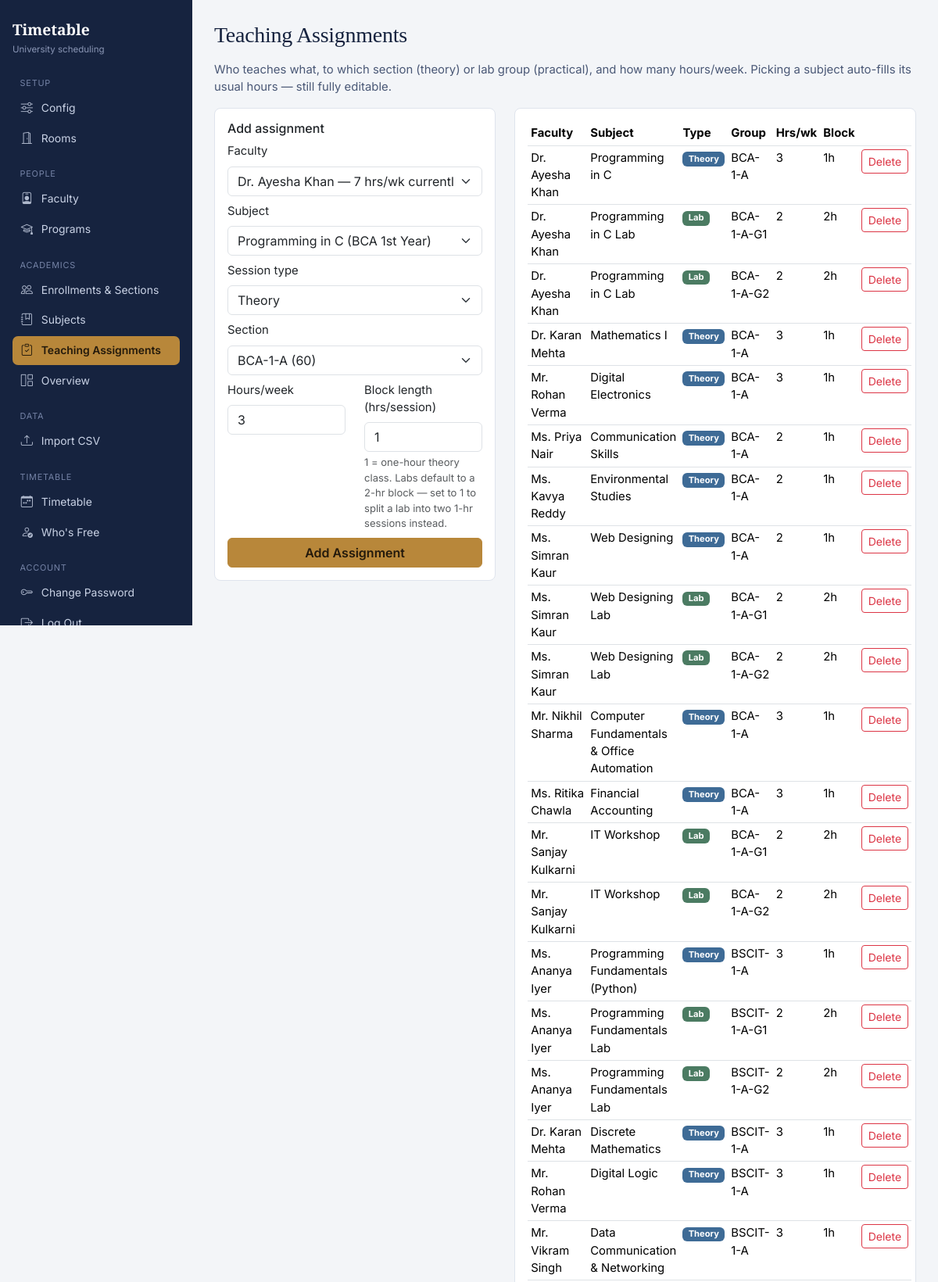
The page /assignments (signed in, upper part) on the database its author committed.
### models.py (models this page shows, shortened)
class TeachingAssignment(db.Model):
    id = db.Column(db.Integer, primary_key=True)
    faculty_id = db.Column(db.Integer, db.ForeignKey("faculty.id"), nullable=False)
    subject_id = db.Column(db.Integer, db.ForeignKey("subject.id"), nullable=False)
    session_type = db.Column(db.String(20), nullable=False)  # 'theory' or 'practical'
    section_id = db.Column(db.Integer, db.ForeignKey("section.id"), nullable=True)      # used for theory
    lab_group_id = db.Column(db.Integer, db.ForeignKey("lab_group.id"), nullable=True)  # used for practical
    periods_per_week = db.Column(db.Integer, nullable=False)   # total contact periods/week
    block_length = db.Column(db.Integer, nullable=False)       # periods per single session block (e.g. 1 for theory, 2 for a lab block)
    faculty = db.relationship("Faculty")
    subject = db.relationship("Subject")
    section = db.relationship("Section")
    lab_group = db.relationship("LabGroup")
    def group_label(self):
        if self.session_type == "practical" and self.lab_group:
            return self.lab_group.name
        if self.section:
            return self.section.name
        return "?"

class Faculty(db.Model):
    id = db.Column(db.Integer, primary_key=True)
    name = db.Column(db.String(120), nullable=False)
    department = db.Column(db.String(120))
    faculty_type = db.Column(db.String(20), default="regular")  # regular / inter-department / visiting
    weekly_max_hours = db.Column(db.Integer, default=24)
    unavailable_slots = db.Column(db.Text, default="")

class Subject(db.Model):
    id = db.Column(db.Integer, primary_key=True)
    code = db.Column(db.String(40))
    name = db.Column(db.String(200), nullable=False)
    enrollment_id = db.Column(db.Integer, db.ForeignKey("enrollment.id"), nullable=False)
    credits = db.Column(db.Integer, default=3)
    theory_hours_per_week = db.Column(db.Integer, nullable=True)      # default suggestion for new assignments
    practical_hours_per_week = db.Column(db.Integer, nullable=True)   # default suggestion for new assignments
    practical_block_length = db.Column(db.Integer, default=2)         # labs default to a 2-hour block
    enrollment = db.relationship("Enrollment")

class Section(db.Model):
    id = db.Column(db.Integer, primary_key=True)
    enrollment_id = db.Column(db.Integer, db.ForeignKey("enrollment.id"), nullable=False)
    name = db.Column(db.String(80), nullable=False)  # e.g. "BCA-1-A"
    student_count = db.Column(db.Integer, nullable=False)
    enrollment = db.relationship("Enrollment")

class LabGroup(db.Model):
    id = db.Column(db.Integer, primary_key=True)
    section_id = db.Column(db.Integer, db.ForeignKey("section.id"), nullable=False)
    name = db.Column(db.String(80), nullable=False)  # e.g. "BCA-1-A-G1"
    student_count = db.Column(db.Integer, nullable=False)
    section = db.relationship("Section")

### app.py (the view, shortened to what this page needs)
@app.route("/assignments", methods=["GET", "POST"])
def assignments_page():
    assignments = TeachingAssignment.query.all()
    faculty = Faculty.query.order_by(Faculty.name).all()
    subjects = Subject.query.all()
    sections = Section.query.all()
    lab_groups = LabGroup.query.all()
    load_rows = db.session.query(TeachingAssignment.faculty_id,
                                  func.coalesce(func.sum(TeachingAssignment.periods_per_week), 0)) \
        .group_by(TeachingAssignment.faculty_id).all()
    faculty_load = {fid: total for fid, total in load_rows}
    subjects_json = {
        s.id: {
            "theory": s.theory_hours_per_week, "practical": s.practical_hours_per_week,
            "block": s.practical_block_length or 2,
        } for s in subjects
    }
    return render_template("assignments.html", assignments=assignments, faculty=faculty,
                            subjects=subjects, sections=sections, lab_groups=lab_groups,
                            faculty_load=faculty_load, subjects_json=subjects_json)

### app.py (called while the page is built)
@login_manager.user_loader
def load_user(user_id):
    return AdminUser.query.get(int(user_id))

@app.before_request
def require_login():
    allowed = {"login", "static"}
    if request.endpoint not in allowed and not current_user.is_authenticated:
        return login_manager.unauthorized()

### models.py (called while the page is built)
    @property
    def is_authenticated(self):
        return True

### templates/assignments.html (shortened to what this page needs)
{% extends "base.html" %}
{% block content %}
<h3 class="mb-3">Teaching Assignments</h3>
<p class="text-muted">Who teaches what, to which section (theory) or lab group (practical), and how many hours/week. Picking a subject auto-fills its usual hours — still fully editable.</p>
<div class="row">
  <div class="col-md-5">
    <div class="card p-3">
      <h6>Add assignment</h6>
      <form method="post" id="assignForm">
        <div class="mb-2">
          <label class="form-label">Faculty</label>
          <select class="form-select" name="faculty_id" required>
            {% for f in faculty %}
              <option value="{{ f.id }}">{{ f.name }} — {{ faculty_load.get(f.id, 0) }} hrs/wk currently{% if f.weekly_max_hours %} (max {{ f.weekly_max_hours }}){% endif %}</option>
            {% endfor %}
          </select>
        </div>
        <div class="mb-2">
          <label class="form-label">Subject</label>
          <select class="form-select" name="subject_id" id="subject_id" required onchange="applyDefaults()">
            {% for s in subjects %}<option value="{{ s.id }}">{{ s.name }} ({{ s.enrollment.program.name }} {{ s.enrollment.year_label }})</option>{% endfor %}
          </select>
        </div>
        <div class="mb-2">
          <label class="form-label">Session type</label>
          <select class="form-select" name="session_type" id="session_type" required onchange="toggleGroup(); applyDefaults();">
            <option value="theory">Theory</option>
          </select>
        </div>
        <div class="mb-2" id="section_field">
          <label class="form-label">Section</label>
          <select class="form-select" name="section_id">
            {% for s in sections %}<option value="{{ s.id }}">{{ s.name }} ({{ s.student_count }})</option>{% endfor %}
          </select>
        </div>
        <div class="row">
          <div class="col mb-2">
            <label class="form-label">Hours/week</label>
            <input type="number" min="1" class="form-control" id="periods_per_week" name="periods_per_week" value="3" required>
          </div>
          <div class="col mb-2">
            <label class="form-label">Block length (hrs/session)</label>
            <input type="number" min="1" class="form-control" id="block_length" name="block_length" value="1" required>
            <div class="form-text">1 = one-hour theory class. Labs default to a 2-hr block — set to 1 to split a lab into two 1-hr sessions instead.</div>
          </div>
        </div>
        <button class="btn btn-primary w-100">Add Assignment</button>
      </form>
    </div>
  </div>
  <div class="col-md-7">
    <div class="card p-3">
      <table class="table table-sm table-hover">
        <thead><tr><th>Faculty</th><th>Subject</th><th>Type</th><th>Group</th><th>Hrs/wk</th><th>Block</th><th></th></tr></thead>
        <tbody>
        {% for a in assignments %}
          <tr>
            <td>{{ a.faculty.name }}</td>
            <td>{{ a.subject.name }}</td>
            <td>{% if a.session_type == 'theory' %}<span class="badge bg-primary">Theory</span>{% else %}<span class="badge bg-success">Lab</span>{% endif %}</td>
            <td>{{ a.group_label() }}</td>
            <td>{{ a.periods_per_week }}</td>
            <td>{{ a.block_length }}h</td>
            <td>
              <form method="post" action="{{ url_for('delete_assignment', aid=a.id) }}" onsubmit="return confirm('Delete this assignment?');">
                <button class="btn btn-sm btn-outline-danger">Delete</button>
              </form>
            </td>
          </tr>
        {% else %}
          <tr><td colspan="7" class="text-muted">No assignments yet.</td></tr>
        {% endfor %}
        </tbody>
      </table>
    </div>
  </div>
</div>
{% endblock %}

### templates/base.html (style rules this page uses)
:root { --ink: #16233F; --ink-soft: #4A5876; --paper: #F3F5F8; --panel: #FFFFFF; --line: #DFE4ED; --brass: #B8873A; --brass-dark: #96692A; --steel: #3E6B96; --steel-tint: #E7EEF5; --sage: #4B7B62; --sage-tint: #E7F1EC; --signal: #A6423A; --signal-tint: #F7E9E7; --free: #E7F1EC; --free-ink: #2E5B44; }
body { background: var(--paper); color: var(--ink); font-family: 'Inter', -apple-system, sans-serif; font-size: .93rem; }
h1, h2, h3, .font-display { font-family: 'Source Serif 4', Georgia, serif; color: var(--ink); letter-spacing: -0.01em; }
.card { border:1px solid var(--line); border-radius:8px; box-shadow:none; margin-bottom:1.25rem; }
.btn-primary { background: var(--brass); border-color: var(--brass); color:#241A0C; font-weight:600; }
.badge.bg-primary { background: var(--steel) !important; }
.badge.bg-success { background: var(--sage) !important; }
.text-muted { color: var(--ink-soft) !important; }

### rows shown on the page
TeachingAssignment: faculty.name "Dr. Ayesha Khan", subject.name "Programming in C", shows "Theory", group_label "BCA-1-A", periods_per_week "3", block_length "1"
TeachingAssignment: faculty.name "Dr. Ayesha Khan", subject.name "Programming in C Lab", group_label "BCA-1-A-G1", periods_per_week "2", block_length "2"
TeachingAssignment: faculty.name "Dr. Ayesha Khan", subject.name "Programming in C Lab", group_label "BCA-1-A-G2", periods_per_week "2", block_length "2"
TeachingAssignment: faculty.name "Dr. Karan Mehta", subject.name "Mathematics I", shows "Theory", group_label "BCA-1-A", periods_per_week "3", block_length "1"
TeachingAssignment: faculty.name "Mr. Rohan Verma", subject.name "Digital Electronics", shows "Theory", group_label "BCA-1-A", periods_per_week "3", block_length "1"
TeachingAssignment: faculty.name "Ms. Priya Nair", subject.name "Communication Skills", shows "Theory", group_label "BCA-1-A", periods_per_week "2", block_length "1"
TeachingAssignment: faculty.name "Ms. Kavya Reddy", subject.name "Environmental Studies", shows "Theory", group_label "BCA-1-A", periods_per_week "2", block_length "1"
TeachingAssignment: faculty.name "Ms. Simran Kaur", subject.name "Web Designing", shows "Theory", group_label "BCA-1-A", periods_per_week "2", block_length "1"
TeachingAssignment: faculty.name "Ms. Simran Kaur", subject.name "Web Designing Lab", group_label "BCA-1-A-G1", periods_per_week "2", block_length "2"
TeachingAssignment: faculty.name "Ms. Simran Kaur", subject.name "Web Designing Lab", group_label "BCA-1-A-G2", periods_per_week "2", block_length "2"
TeachingAssignment: faculty.name "Mr. Nikhil Sharma", subject.name "Computer Fundamentals & Office Automation", shows "Theory", group_label "BCA-1-A", periods_per_week "3", block_length "1"
TeachingAssignment: faculty.name "Ms. Ritika Chawla", subject.name "Financial Accounting", shows "Theory", group_label "BCA-1-A", periods_per_week "3", block_length "1"
TeachingAssignment: faculty.name "Mr. Sanjay Kulkarni", subject.name "IT Workshop", shows "Lab", group_label "BCA-1-A-G1", periods_per_week "2", block_length "2"
TeachingAssignment: faculty.name "Mr. Sanjay Kulkarni", subject.name "IT Workshop", shows "Lab", group_label "BCA-1-A-G2", periods_per_week "2", block_length "2"
TeachingAssignment: faculty.name "Ms. Ananya Iyer", subject.name "Programming Fundamentals (Python)", shows "Theory", group_label "BSCIT-1-A", periods_per_week "3", block_length "1"
TeachingAssignment: faculty.name "Ms. Ananya Iyer", subject.name "Programming Fundamentals Lab", group_label "BSCIT-1-A-G1", periods_per_week "2", block_length "2"
TeachingAssignment: faculty.name "Ms. Ananya Iyer", subject.name "Programming Fundamentals Lab", group_label "BSCIT-1-A-G2", periods_per_week "2", block_length "2"
TeachingAssignment: faculty.name "Dr. Karan Mehta", subject.name "Discrete Mathematics", shows "Theory", group_label "BSCIT-1-A", periods_per_week "3", block_length "1"
TeachingAssignment: faculty.name "Mr. Rohan Verma", subject.name "Digital Logic", shows "Theory", group_label "BSCIT-1-A", periods_per_week "3", block_length "1"
TeachingAssignment: faculty.name "Mr. Vikram Singh", subject.name "Data Communication & Networking", shows "Theory", group_label "BSCIT-1-A", periods_per_week "3", block_length "1"

### other values the page prints
form field faculty_id "Dr. Ayesha Khan — 7 hrs/wk currently (max 24)"
form field subject_id "Programming in C (BCA 1st Year)"
form field section_id "BCA-1-A (60)"
